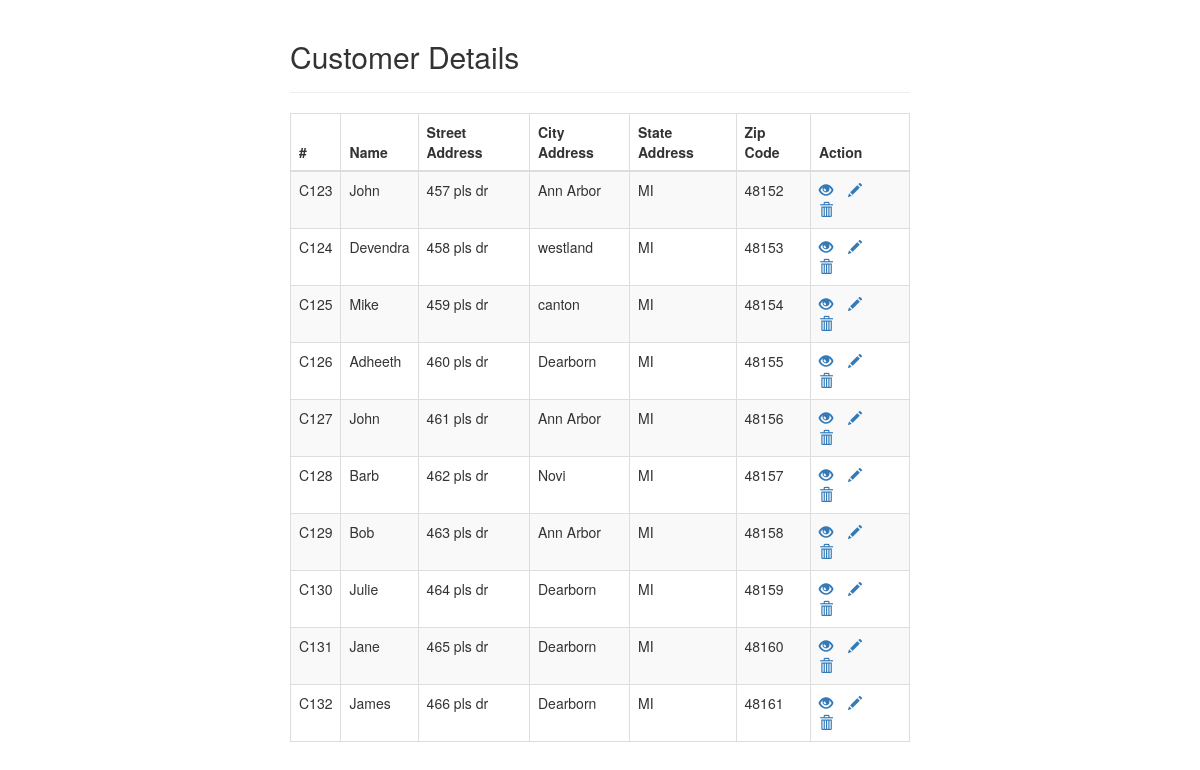
The page / on the database its author committed.
### tables this page shows
CREATE TABLE `customer` (
  `Customer_ID` char(10) NOT NULL,
  `Customer_Name` char(25) DEFAULT NULL,
  `Address_Street` char(25) DEFAULT NULL,
  `Address_City` char(25) DEFAULT NULL,
  `Address_State` char(25) DEFAULT NULL,
  `Address_Zip` char(10) DEFAULT NULL,
  PRIMARY KEY (`Customer_ID`)
);

### index.php (the view, shortened to what this page needs)
<!DOCTYPE html>
<html lang="en">
<head>
    <link rel="stylesheet" href="https://maxcdn.bootstrapcdn.com/bootstrap/3.3.7/css/bootstrap.css">
</head>
<body>
    <div class="wrapper">
        <div class="container-fluid">
            <div class="row">
                <div class="col-md-12">
                    <div class="page-header clearfix">
                        <h2 class="pull-left">Customer Details</h2>
                    </div>
                    <?php
                    require_once "config.php";
                    $sql = "SELECT * FROM customer";
                    if($result = mysqli_query($link, $sql)){
                        if(mysqli_num_rows($result) > 0){
                            echo "<table class='table table-bordered table-striped'>";
                                echo "<thead>";
                                    echo "<tr>";
                                        echo "<th>#</th>";
                                        echo "<th>Name</th>";
                                        echo "<th>Street Address</th>";
                                        echo "<th>City Address</th>";
                                        echo "<th>State Address</th>";
                                        echo "<th>Zip Code</th>";
                                        echo "<th>Action</th>";
                                    echo "</tr>";
                                echo "</thead>";
                                echo "<tbody>";
                                while($row = mysqli_fetch_array($result)){
                                    echo "<tr>";
                                        echo "<td>" . $row['Customer_ID'] . "</td>";
                                        echo "<td>" . $row['Customer_Name'] . "</td>";
                                        echo "<td>" . $row['Address_Street'] . "</td>";
                                        echo "<td>" . $row['Address_City'] . "</td>";
                                        echo "<td>" . $row['Address_State'] . "</td>";
                                        echo "<td>" . $row['Address_Zip'] . "</td>";
                                        echo "<td>";
                                            echo "<a href='read.php?id=". $row['Customer_ID'] ."' title='View Record' data-toggle='tooltip'><span class='glyphicon glyphicon-eye-open'></span></a>";
                                            echo "<a href='update.php?id=". $row['Customer_ID'] ."' title='Update Record' data-toggle='tooltip'><span class='glyphicon glyphicon-pencil'></span></a>";
                                            echo "<a href='delete.php?id=". $row['Customer_ID'] ."' title='Delete Record' data-toggle='tooltip'><span class='glyphicon glyphicon-trash'></span></a>";
                                        echo "</td>";
                                    echo "</tr>";
                                }
                                echo "</tbody>";
                            echo "</table>";
                        } else{
                            echo "<p class='lead'><em>No records were found.</em></p>";
                        }
                    } else{
                        echo "ERROR: Could not able to execute $sql. " . mysqli_error($link);
                    }
                    ?>
                </div>
            </div>
        </div>
    </div>
</body>
</html>

### index.php (style rules this page uses)
.wrapper { width: 650px; margin: 0 auto; }
.page-header h2 { margin-top: 0; }
table tr td:last-child a { margin-right: 15px; }

### rows shown on the page
customer: Customer_ID "C123", Customer_Name "John", Address_Street "457 pls dr", Address_City "Ann Arbor", Address_State "MI", Address_Zip "48152"
customer: Customer_ID "C124", Customer_Name "Devendra", Address_Street "458 pls dr", Address_City "westland", Address_State "MI", Address_Zip "48153"
customer: Customer_ID "C125", Customer_Name "Mike", Address_Street "459 pls dr", Address_City "canton", Address_State "MI", Address_Zip "48154"
customer: Customer_ID "C126", Customer_Name "Adheeth", Address_Street "460 pls dr", Address_City "Dearborn", Address_State "MI", Address_Zip "48155"
customer: Customer_ID "C127", Customer_Name "John", Address_Street "461 pls dr", Address_City "Ann Arbor", Address_State "MI", Address_Zip "48156"
customer: Customer_ID "C128", Customer_Name "Barb", Address_Street "462 pls dr", Address_City "Novi", Address_State "MI", Address_Zip "48157"
customer: Customer_ID "C129", Customer_Name "Bob", Address_Street "463 pls dr", Address_City "Ann Arbor", Address_State "MI", Address_Zip "48158"
customer: Customer_ID "C130", Customer_Name "Julie", Address_Street "464 pls dr", Address_City "Dearborn", Address_State "MI", Address_Zip "48159"
customer: Customer_ID "C131", Customer_Name "Jane", Address_Street "465 pls dr", Address_City "Dearborn", Address_State "MI", Address_Zip "48160"
customer: Customer_ID "C132", Customer_Name "James", Address_Street "466 pls dr", Address_City "Dearborn", Address_State "MI", Address_Zip "48161"
